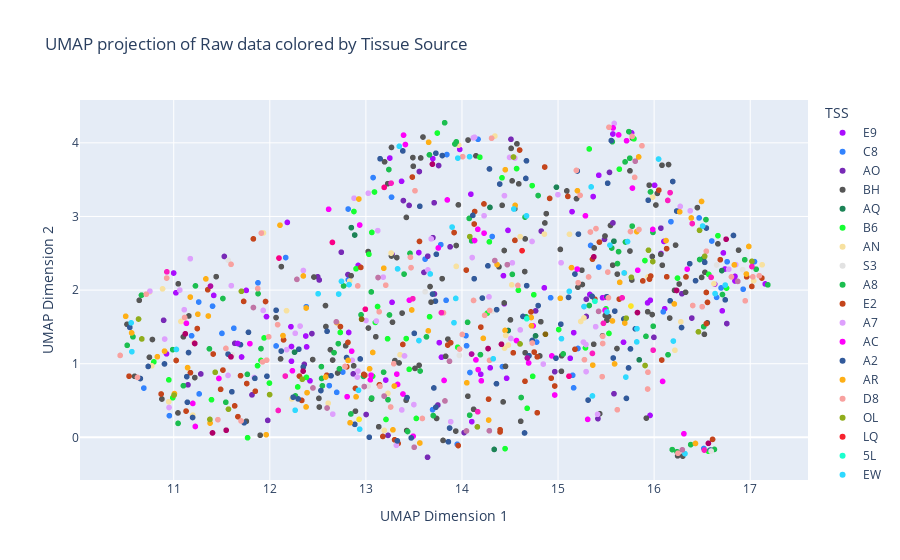

The notebook cell this image was saved under:
### Markdown cell above
# UMAP of raw data

### Code cell
# Scale the data
scaler = StandardScaler()
gene_expression_scaled = scaler.fit_transform(raw_counts_df_primary)

# Perform UMAP
umap_reducer = umap.UMAP(n_components=2, random_state=42)
umap_embedding = umap_reducer.fit_transform(gene_expression_scaled)

# Prepare a dataframe for visualization
primary = raw_counts_df[raw_counts_df['Sample Type'] == 'Primary Tumor']
umap_df_primary = pd.DataFrame(umap_embedding, columns=['UMAP1', 'UMAP2'])
umap_df_primary['Sample ID'] = primary['Sample ID']  # Add Sample ID back for labeling
umap_df_primary['Sample Type'] = primary['Sample Type']
umap_df_primary['TSS'] = umap_df_primary['Sample ID'].str.split('-').str[1]

# Create a unique color map for the 40 classes
unique_classes = umap_df_primary['TSS'].unique()
custom_color_map = {cls: px.colors.qualitative.Alphabet[i % len(px.colors.qualitative.Alphabet)] 
                    for i, cls in enumerate(unique_classes)}

### Figure 1 — Plotly figure (JSON) as saved in the notebook; plotly's stock layout.template omitted (floating-point values rounded to 4 significant figures; data arrays with more than 128 entries replaced by an {"elided": "..."} marker saying what was removed)
{"data": [{"hovertemplate": "TSS=E9<br>UMAP Dimension 1=%{x}<br>UMAP Dimension 2=%{y}<extra></extra>", "legendgroup": "E9", "marker": {"color": "#AA0DFE", "symbol": "circle"}, "mode": "markers", "name": "E9", "showlegend": true, "type": "scattergl", "x": [12.37, 15.46, 13.79, 10.92, 15.96, 16.11, 13.55, 16.74, 15.42, 13.7, 15.57, 11.02, 12.42, 13.25, 14.43, 16.07, 11.75, 15.15, 11.42, 16.63, 14.09, 15.37, 14.44, 12.23, 12.23, 16.1, 14.86, 14.2, 12.18, 15.93, 15.96, 11.97, 12.38, 14.46, 13.21, 13.76, 12.92, 11.71, 15.13, 15.76, 14.1, 16.0, 16.84, 11.0, 17.16, 13.98, 12.22, 14.29, 16.72, 15.68, 15.33, 12.82, 13.37, 16.71, 16.84], "xaxis": "x", "y": [1.376, 1.896, 1.089, 1.134, 1.862, 1.746, 2.51, 2.286, 3.56, 3.786, 4.12, 1.963, 0.768, 3.793, 2.196, 2.497, 1.996, 3.065, 1.928, 2.081, 3.303, 3.27, 1.815, 1.034, 1.234, 2.661, 2.031, 0.8565, 2.919, 1.826, 0.2978, 1.64, 1.229, 0.8027, 0.778, 1.286, 2.335, 1.091, 1.074, 4.136, 0.213, 3.424, 2.186, 2.232, 2.084, 3.911, 1.503, 0.9444, 2.505, 1.292, 1.94, 1.424, 3.478, 1.718, 2.124], "yaxis": "y"}, {"hovertemplate": "TSS=C8<br>UMAP Dimension 1=%{x}<br>UMAP Dimension 2=%{y}<extra></extra>", "legendgroup": "C8", "marker": {"color": "#3283FE", "symbol": "circle"}, "mode": "markers", "name": "C8", "showlegend": true, "type": "scattergl", "x": [12.07, 12.76, 16.47, 15.21, 16.52, 14.78, 15.42, 12.7, 16.93, 11.88, 13.08, 12.38, 14.05, 13.83, 12.82, 13.78, 11.4, 11.26, 12.17, 10.95, 13.84, 16.65, 12.62, 10.69, 14.31, 11.26, 11.5, 14.04, 15.15, 16.76, 11.63, 13.69, 12.82, 16.09, 15.16, 14.17, 14.92, 14.42, 15.34, 16.6, 13.62, 17.04, 16.7, 13.95, 13.27, 11.19, 16.17], "xaxis": "x", "y": [1.241, 0.887, 2.98, 1.207, -0.1515, 1.294, 2.312, 0.6111, 2.012, 2.099, 3.528, 1.774, 1.244, 1.861, 3.101, 2.617, 1.782, 0.5901, 2.442, 0.2943, 3.841, 1.901, 0.7024, 0.6688, 2.727, 1.838, 1.412, 1.381, 0.8431, 2.385, 1.482, 0.3756, 2.141, 1.705, 0.6726, 4.048, 1.897, 0.9612, 2.606, 2.667, 2.421, 2.387, 2.029, -0.09416, 3.262, 1.38, 2.93], "yaxis": "y"}, {"hovertemplate": "TSS=AO<br>UMAP Dimension 1=%{x}<br>UMAP Dimension 2=%{y}<extra></extra>", "legendgroup": "AO", "marker": {"color": "#782AB6", "symbol": "circle"}, "mode": "markers", "name": "AO", "showlegend": true, "type": "scattergl", "x": [14.02, 14.51, 12.44, 14.77, 13.88, 12.5, 15.29, 13.64, 11.98, 16.76, 11.15, 15.48, 13.76, 16.29, 12.87, 16.0, 15.29, 11.81, 15.54, 15.58, 15.42, 13.0, 13.56, 12.74, 16.07, 10.89, 13.39, 13.71, 13.23, 14.97, 13.75, 14.83, 13.27, 13.6, 13.71, 13.45, 11.64, 12.36, 11.28, 12.81, 13.7, 12.51, 13.64, 11.53], "xaxis": "x", "y": [0.06409, 4.048, 1.409, 1.717, 2.587, 2.18, 1.642, 2.461, 0.2304, 1.546, 0.7132, 2.689, 3.692, 1.951, 0.8622, 1.358, 1.876, 0.577, 3.598, 0.5925, 0.2538, 0.3105, 3.61, 2.514, 2.841, 1.59, 3.216, 1.947, 0.02658, 0.8918, 0.439, 2.801, 2.485, 2.24, 3.186, 3.15, 1.277, 0.9915, 0.8609, 2.211, 2.712, 2.138, -0.2703, 2.457], "yaxis": "y"}, {"hovertemplate": "TSS=BH<br>UMAP Dimension 1=%{x}<br>UMAP Dimension 2=%{y}<extra></extra>", "legendgroup": "BH", "marker": {"color": "#565656", "symbol": "circle"}, "mode": "markers", "name": "BH", "showlegend": true, "type": "scattergl", "x": {"elided": "135 float values"}, "xaxis": "x", "y": {"elided": "135 float values"}, "yaxis": "y"}, {"hovertemplate": "TSS=AQ<br>UMAP Dimension 1=%{x}<br>UMAP Dimension 2=%{y}<extra></extra>", "legendgroup": "AQ", "marker": {"color": "#1C8356", "symbol": "circle"}, "mode": "markers", "name": "AQ", "showlegend": true, "type": "scattergl", "x": [14.77, 14.29, 14.48, 16.7, 14.98, 14.34, 15.84, 16.52], "xaxis": "x", "y": [1.378, 3.123, 1.451, 2.265, 3.398, -0.1642, 1.053, 2.435], "yaxis": "y"}, {"hovertemplate": "TSS=B6<br>UMAP Dimension 1=%{x}<br>UMAP Dimension 2=%{y}<extra></extra>", "legendgroup": "B6", "marker": {"color": "#16FF32", "symbol": "circle"}, "mode": "markers", "name": "B6", "showlegend": true, "type": "scattergl", "x": [12.88, 13.23, 14.57, 12.9, 11.77, 11.87, 14.73, 10.99, 13.06, 13.09, 14.68, 11.39, 16.57, 10.79, 14.42, 13.03, 16.56, 14.19, 14.74, 14.29, 13.52, 13.42, 16.24, 15.29, 15.64, 15.9, 13.07, 15.5, 13.45, 11.91, 15.32, 16.66, 15.01, 12.0, 13.96, 14.45, 10.95, 13.74, 13.12, 13.1, 11.94, 14.75, 12.29, 15.79, 14.26, 14.59, 16.75, 12.38, 12.73, 13.66, 15.53], "xaxis": "x", "y": [3.068, 1.339, 3.65, 2.29, -0.005443, 0.9733, 3.419, 0.5379, 2.783, 3.332, 0.395, 0.5112, 2.213, 1.025, 3.525, 2.487, -0.188, 3.805, 0.8286, 2.656, 0.257, 1.341, 2.163, 1.215, 3.642, 2.401, 0.8303, 1.745, 0.9239, 1.044, 3.917, 2.739, 1.464, 0.7368, 1.224, -0.1536, 0.7806, 4.133, 1.777, 1.561, 1.35, 1.937, 0.6848, 4.054, 1.687, 1.997, 2.027, 0.8141, 1.424, 1.638, 1.411], "yaxis": "y"}, {"hovertemplate": "TSS=AN<br>UMAP Dimension 1=%{x}<br>UMAP Dimension 2=%{y}<extra></extra>", "legendgroup": "AN", "marker": {"color": "#F7E1A0", "symbol": "circle"}, "mode": "markers", "name": "AN", "showlegend": true, "type": "scattergl", "x": [13.26, 15.12, 13.97, 13.19, 14.52, 10.95, 15.94, 10.75, 16.62, 17.04, 14.44, 11.07, 15.24, 12.23, 10.88, 15.27, 14.86, 11.93, 12.83, 14.34, 14.61, 14.48, 13.36, 12.61, 12.17, 13.23, 16.28, 17.12, 11.2, 15.98, 16.22, 10.77, 13.94], "xaxis": "x", "y": [2.503, 2.759, 3.969, 0.09374, 2.071, 0.4836, 2.179, 1.975, 2.086, 2.126, 1.211, 1.574, 1.574, 0.522, 2.017, 1.622, 2.761, 2.776, 2.123, 4.092, 2.726, 1.254, 1.121, 0.4636, 1.72, 0.5967, 1.57, 2.344, 0.3017, 3.262, 1.183, 0.9718, 2.322], "yaxis": "y"}, {"hovertemplate": "TSS=S3<br>UMAP Dimension 1=%{x}<br>UMAP Dimension 2=%{y}<extra></extra>", "legendgroup": "S3", "marker": {"color": "#E2E2E2", "symbol": "circle"}, "mode": "markers", "name": "S3", "showlegend": true, "type": "scattergl", "x": [13.97, 16.65, 14.32, 13.62, 16.92, 13.02, 11.61, 11.57], "xaxis": "x", "y": [1.113, 2.341, 1.713, 1.977, 2.278, 0.6955, 1.12, 2.406], "yaxis": "y"}, {"hovertemplate": "TSS=A8<br>UMAP Dimension 1=%{x}<br>UMAP Dimension 2=%{y}<extra></extra>", "legendgroup": "A8", "marker": {"color": "#1CBE4F", "symbol": "circle"}, "mode": "markers", "name": "A8", "showlegend": true, "type": "scattergl", "x": [14.06, 14.62, 15.63, 16.47, 11.91, 11.88, 14.08, 15.91, 13.24, 12.97, 15.99, 14.08, 13.93, 12.27, 12.54, 16.38, 11.23, 12.67, 10.66, 12.95, 10.99, 13.66, 16.24, 15.75, 12.55, 15.56, 13.06, 11.54, 13.94, 17.06, 14.52, 11.77, 12.84, 10.52, 12.77, 14.79, 15.77, 13.56, 13.06, 15.96, 12.71, 15.99, 13.63, 12.54, 15.05, 14.66, 16.54, 13.7, 14.67, 15.7, 16.71, 14.19, 12.72, 10.58, 11.51, 16.19, 13.46, 15.7, 13.23, 16.63, 13.18, 13.82, 15.74, 16.94, 11.1, 13.4, 15.32, 13.25, 16.52, 11.05, 17.18, 16.14, 15.56, 14.1, 11.37, 13.43], "xaxis": "x", "y": [1.562, 0.541, 2.522, 2.415, 1.205, 1.952, 0.3013, 1.372, 3.638, 0.8284, 2.783, 2.974, 3.984, 0.5626, 0.9608, -0.09859, 2.057, 1.15, 1.931, 1.664, 1.192, 3.837, -0.1954, 3.791, 0.7004, 4.016, 0.5335, 0.4767, 4.013, 2.284, 2.214, 0.8557, 0.3177, 1.25, 2.056, 3.284, 2.869, 0.9012, 1.975, 3.333, 1.273, 1.509, 1.365, 0.7999, 1.133, 2.992, 2.957, 0.2957, 1.636, 3.741, 1.94, 1.124, 0.9318, 1.366, 1.886, -0.1669, 2.499, 2.653, 0.511, -0.1637, 0.8849, 4.273, 4.152, 2.412, 0.7013, 2.218, 1.791, 1.662, 1.503, 0.1897, 2.071, 1.122, 2.571, 2.669, 1.202, 0.07949], "yaxis": "y"}, {"hovertemplate": "TSS=E2<br>UMAP Dimension 1=%{x}<br>UMAP Dimension 2=%{y}<extra></extra>", "legendgroup": "E2", "marker": {"color": "#C4451C", "symbol": "circle"}, "mode": "markers", "name": "E2", "showlegend": true, "type": "scattergl", "x": [10.87, 14.72, 14.13, 13.18, 16.33, 16.56, 16.13, 16.61, 16.96, 14.55, 11.13, 13.14, 17.02, 11.03, 11.67, 12.98, 14.04, 15.64, 16.13, 12.59, 12.95, 14.78, 14.4, 11.83, 11.73, 13.85, 12.33, 12.8, 14.28, 14.93, 16.69, 14.78, 13.34, 17.12, 11.85, 14.13, 11.24, 11.41, 16.54, 15.18, 13.3, 15.95, 11.7, 15.38, 12.74, 15.96, 13.88, 11.35, 14.6, 12.99, 15.36, 11.76, 15.43, 11.17, 14.66, 13.92, 12.89, 12.81, 14.4, 12.14, 12.31, 14.97, 15.1, 14.75, 13.96, 15.88, 11.63, 13.38, 11.49, 11.51, 16.54, 16.05, 10.54, 14.91, 14.2, 14.23, 16.08, 11.96, 14.86, 14.53, 13.48], "xaxis": "x", "y": [0.5887, 1.704, 3.067, 0.01191, 2.179, 1.833, 2.181, -0.0275, 2.18, 2.676, 0.3566, 0.714, 2.05, 1.044, 0.281, 0.8558, 2.272, 1.877, 2.563, 0.8436, 2.308, 0.334, 0.1033, 2.696, 1.846, 1.253, 0.5017, 0.9586, 0.5189, 0.8037, 2.413, 1.094, -0.08319, 2.164, 0.6265, 2.898, 1.478, 1.132, 1.968, 1.196, -0.03319, 2.149, 0.8375, 1.876, 1.504, 2.191, 1.284, 2.005, 3.902, 0.8437, 2.42, 0.7312, 2.652, 0.8781, 0.7621, 2.781, 0.6648, 1.29, 0.07327, 1.324, 0.8318, 0.6973, 3.272, 1.158, -0.1117, 2.125, 0.4276, 1.262, 0.6519, 0.9136, 1.545, 3.357, 0.8309, 3.245, 1.497, 3.17, 1.05, 1.845, 3.671, 1.148, 3.535], "yaxis": "y"}, {"hovertemplate": "TSS=A7<br>UMAP Dimension 1=%{x}<br>UMAP Dimension 2=%{y}<extra></extra>", "legendgroup": "A7", "marker": {"color": "#DEA0FD", "symbol": "circle"}, "mode": "markers", "name": "A7", "showlegend": true, "type": "scattergl", "x": [15.29, 11.84, 13.18, 14.28, 12.91, 15.26, 15.03, 12.66, 14.13, 15.41, 13.5, 15.29, 11.06, 11.93, 14.85, 11.17, 14.44, 14.61, 14.52, 13.68, 14.51, 13.88, 14.11, 12.92, 10.95, 14.55, 16.78, 14.23, 13.37, 16.85, 10.75, 13.65, 13.12, 14.12, 11.11, 12.35, 14.73, 13.11, 13.02, 12.26, 14.5, 12.32, 13.4, 15.0, 15.39, 15.58, 10.91, 16.38, 12.88, 12.18, 12.86, 13.0, 11.57, 13.32, 11.6], "xaxis": "x", "y": [1.261, 0.8126, 2.176, 1.908, 0.8183, 1.293, 2.371, 0.3154, 4.076, 0.3131, 0.4449, 0.8926, 2.0, 1.724, 0.9951, 2.427, 3.283, 1.459, 2.371, 2.696, 1.343, 0.2122, 2.442, 0.9003, 0.4055, 3.794, 2.284, 3.01, 0.3724, 2.345, 1.986, 2.274, 2.808, 4.068, 1.734, 2.266, 2.66, 1.579, 3.316, 1.414, 3.802, 1.511, 1.106, 3.297, 1.503, 4.263, 1.335, 3.077, 3.248, 1.191, 1.046, 1.587, 0.8409, -0.1083, 2.06], "yaxis": "y"}, {"hovertemplate": "TSS=AC<br>UMAP Dimension 1=%{x}<br>UMAP Dimension 2=%{y}<extra></extra>", "legendgroup": "AC", "marker": {"color": "#FE00FA", "symbol": "circle"}, "mode": "markers", "name": "AC", "showlegend": true, "type": "scattergl", "x": [12.24, 13.33, 15.63, 14.74, 11.47, 13.81, 14.16, 11.2, 13.05, 13.75, 14.2, 14.69, 16.31, 14.57, 15.83, 15.57, 13.05, 16.09, 12.8, 11.22, 13.39, 13.45, 13.32, 11.79, 15.31, 12.85, 15.71, 14.97, 15.99, 11.13, 15.77, 16.34, 13.39, 12.61, 14.17, 14.15, 14.23, 13.85, 15.28, 13.41, 15.2, 15.49, 14.93, 14.13, 15.5, 13.49, 12.94], "xaxis": "x", "y": [0.9043, 0.7186, 4.108, 1.514, 0.7997, 0.7728, 2.825, 0.4605, 0.782, 2.572, 0.768, 1.01, 0.04894, 1.314, 2.27, 4.202, 0.8447, 0.7596, 0.552, 0.1476, 0.5886, 1.863, 0.8589, 1.272, 0.2443, 1.17, 4.028, 0.5751, 2.824, 1.548, 3.385, 2.284, 4.105, 3.098, 0.9198, 1.052, 2.773, 3.225, 3.009, 3.977, 2.285, 1.726, 1.106, 2.674, 1.902, 0.01556, 2.884], "yaxis": "y"}, {"hovertemplate": "TSS=A2<br>UMAP Dimension 1=%{x}<br>UMAP Dimension 2=%{y}<extra></extra>", "legendgroup": "A2", "marker": {"color": "#325A9B", "symbol": "circle"}, "mode": "markers", "name": "A2", "showlegend": true, "type": "scattergl", "x": [10.9, 15.71, 16.43, 15.8, 15.75, 11.61, 12.8, 14.29, 14.36, 12.6, 13.33, 15.68, 14.65, 13.69, 15.03, 12.24, 15.55, 11.15, 15.59, 15.11, 10.73, 10.65, 12.64, 12.94, 13.43, 14.63, 16.37, 16.17, 13.5, 15.51, 11.84, 14.73, 11.2, 13.04, 16.23, 12.3, 12.07, 11.69, 12.12, 12.53, 14.36, 13.47, 14.13, 15.18, 15.2, 13.71, 14.66, 13.73, 11.14, 16.29, 15.94, 15.21, 13.73, 14.39, 13.15, 14.79, 16.54, 15.35, 13.38, 16.53, 14.27, 13.73, 11.57, 11.73, 15.52, 15.73, 15.57, 16.74, 16.59, 16.19, 11.14, 12.88, 11.78, 11.97, 13.56, 15.31, 12.35, 14.21, 14.98, 13.86, 13.87, 14.67, 13.72, 14.67, 10.54, 14.11, 12.3, 16.83, 13.8, 14.7], "xaxis": "x", "y": [0.997, 0.5296, 2.128, 1.474, 1.201, 0.619, 1.084, 3.645, 1.734, 1.441, -0.04827, 1.608, 0.05953, 1.946, 1.537, 0.5449, 4.031, 1.152, 1.715, 1.901, 0.963, 0.799, 0.8367, 1.065, 0.54, 1.642, 2.359, 1.855, 1.412, 1.91, 0.8014, 1.316, 0.2694, 0.001909, 3.074, 1.197, 1.726, 1.259, 1.172, 0.6355, 0.7284, -0.007578, 2.155, 2.218, 3.618, 0.6706, 3.516, 3.858, 0.8244, 1.492, 3.221, 2.76, 0.4088, 3.44, 3.784, 1.79, 2.843, 1.915, 3.89, 2.377, 2.329, 2.486, 1.13, 0.1977, 3.452, 0.943, 1.078, 1.868, -0.1723, 3.475, 0.4762, 0.1766, 1.427, 0.8302, 3.138, 0.506, 0.9549, 1.891, 1.076, -0.06006, 0.1261, 2.06, 1.85, 3.755, 1.494, 3.015, 0.522, 2.742, 3.827, 1.108], "yaxis": "y"}, {"hovertemplate": "TSS=AR<br>UMAP Dimension 1=%{x}<br>UMAP Dimension 2=%{y}<extra></extra>", "legendgroup": "AR", "marker": {"color": "#FEAF16", "symbol": "circle"}, "mode": "markers", "name": "AR", "showlegend": true, "type": "scattergl", "x": [12.93, 15.82, 10.56, 11.96, 13.56, 13.48, 12.7, 12.11, 15.36, 16.39, 10.83, 12.14, 15.2, 15.84, 12.9, 13.04, 13.07, 13.65, 16.43, 15.02, 15.57, 14.22, 15.69, 14.45, 13.3, 13.65, 14.55, 16.96, 15.14, 14.28, 10.5, 12.84, 14.37, 11.33, 15.59, 12.39, 13.19, 11.14, 12.38, 15.69, 16.83, 14.72, 11.38, 14.45, 14.05, 15.64, 16.12, 12.58, 11.17, 16.99, 16.21, 12.81, 12.35, 11.25, 14.72, 10.9, 12.38, 11.01, 16.27, 13.28, 11.36, 16.49], "xaxis": "x", "y": [3.237, 2.794, 1.419, 0.03529, -0.07676, 1.73, 1.559, 2.882, 0.9808, 2.98, 1.095, 1.382, 3.349, 3.808, 0.5505, 0.9312, 1.153, 1.447, -0.08307, 1.888, 1.581, 1.344, 1.553, 3.635, 0.6969, 4.008, 3.151, 2.218, 2.305, 0.2348, 1.645, 0.1978, 2.347, 2.152, 0.9973, 0.6065, 2.297, 0.947, 0.4129, 2.232, 2.342, 1.627, 0.1936, 1.452, 0.7408, 2.105, 2.672, 0.8187, 1.905, 2.593, 1.812, 1.044, 2.192, 1.672, 1.516, 1.171, 1.757, 0.5941, 3.063, 0.1018, 1.648, 3.204], "yaxis": "y"}, {"hovertemplate": "TSS=D8<br>UMAP Dimension 1=%{x}<br>UMAP Dimension 2=%{y}<extra></extra>", "legendgroup": "D8", "marker": {"color": "#F8A19F", "symbol": "circle"}, "mode": "markers", "name": "D8", "showlegend": true, "type": "scattergl", "x": [16.5, 14.24, 15.8, 15.52, 16.25, 13.29, 11.97, 12.08, 16.54, 10.93, 13.81, 11.87, 10.71, 15.19, 11.99, 16.4, 14.12, 15.77, 13.15, 11.7, 16.95, 13.21, 11.6, 11.54, 13.59, 15.39, 15.32, 15.87, 11.91, 13.98, 17.09, 12.92, 10.44, 17.03, 14.29, 13.51, 14.01, 16.8, 14.73, 11.46, 14.58, 13.46, 11.21, 15.84, 15.27, 10.62, 15.94, 15.52, 15.75, 15.53, 15.93, 11.11, 14.31, 15.23, 15.46, 14.29, 12.78, 11.92, 13.26, 13.47, 15.62, 15.21, 15.46, 15.46, 14.0, 15.34, 13.14], "xaxis": "x", "y": [1.774, 1.657, 3.531, 1.896, -0.2156, 1.0, 1.049, 1.531, 2.528, 2.163, 1.691, 2.021, 1.944, 3.626, 1.366, 1.791, 1.859, 4.088, 0.6932, 0.2231, 1.854, 2.067, 2.35, 1.208, 0.2563, 2.835, 2.178, 3.96, 2.774, 1.199, 2.195, 2.057, 1.113, 2.18, 1.046, 3.349, 3.812, 2.18, 1.282, 0.2399, 2.063, 2.446, 1.282, 2.823, 1.055, 0.8136, 0.8846, 2.244, 2.795, 4.212, 0.6561, 1.628, 4.063, 3.286, 0.8238, 1.723, 0.9632, 1.025, 0.4121, 2.305, 0.375, 2.1, 1.373, 1.275, 1.398, 2.789, 1.706], "yaxis": "y"}, {"hovertemplate": "TSS=OL<br>UMAP Dimension 1=%{x}<br>UMAP Dimension 2=%{y}<extra></extra>", "legendgroup": "OL", "marker": {"color": "#90AD1C", "symbol": "circle"}, "mode": "markers", "name": "OL", "showlegend": true, "type": "scattergl", "x": [12.34, 15.99, 14.08, 16.53, 11.43, 10.63, 15.94, 17.02, 16.47, 14.54, 11.0, 10.67, 11.7, 12.0, 11.57, 15.76, 14.6, 15.91, 11.38, 14.16, 15.71, 16.46], "xaxis": "x", "y": [0.7886, 2.388, 2.726, 2.459, 0.8837, 1.607, 2.542, 2.391, 2.811, 3.808, 0.5725, 1.337, 1.983, 0.5809, 0.3831, 2.173, 1.269, 0.976, 0.2439, 0.1422, 1.618, 1.433], "yaxis": "y"}, {"hovertemplate": "TSS=LQ<br>UMAP Dimension 1=%{x}<br>UMAP Dimension 2=%{y}<extra></extra>", "legendgroup": "LQ", "marker": {"color": "#F6222E", "symbol": "circle"}, "mode": "markers", "name": "LQ", "showlegend": true, "type": "scattergl", "x": [14.63], "xaxis": "x", "y": [2.536], "yaxis": "y"}, {"hovertemplate": "TSS=5L<br>UMAP Dimension 1=%{x}<br>UMAP Dimension 2=%{y}<extra></extra>", "legendgroup": "5L", "marker": {"color": "#1CFFCE", "symbol": "circle"}, "mode": "markers", "name": "5L", "showlegend": true, "type": "scattergl", "x": [14.67, 15.38], "xaxis": "x", "y": [1.611, 1.849], "yaxis": "y"}, {"hovertemplate": "TSS=EW<br>UMAP Dimension 1=%{x}<br>UMAP Dimension 2=%{y}<extra></extra>", "legendgroup": "EW", "marker": {"color": "#2ED9FF", "symbol": "circle"}, "mode": "markers", "name": "EW", "showlegend": true, "type": "scattergl", "x": [15.27, 13.96, 16.05, 13.33, 12.5, 16.63, 12.26, 10.56, 13.35, 16.5, 15.72, 16.74, 13.92, 15.82, 15.51, 15.04, 13.67, 12.82, 16.32, 13.9, 14.33, 15.69, 15.12, 13.94, 15.54, 15.34, 15.82, 12.72, 15.36, 11.03, 12.92, 15.71, 10.56, 14.54, 14.67, 16.2, 14.08, 12.94, 12.75, 13.55], "xaxis": "x", "y": [1.776, 3.792, 3.78, 2.288, 1.95, 1.953, 0.368, 1.555, 3.953, 2.87, 2.659, 2.068, 1.557, 1.476, 1.703, 1.341, 2.219, 2.075, -0.2213, 2.856, 1.067, 2.233, 1.983, 1.887, 2.61, 3.401, 1.296, 1.946, 0.5624, 1.194, 0.6391, 0.8184, 1.163, 3.101, 3.008, 1.308, 3.812, 0.1108, 2.119, 1.314], "yaxis": "y"}, {"hovertemplate": "TSS=PE<br>UMAP Dimension 1=%{x}<br>UMAP Dimension 2=%{y}<extra></extra>", "legendgroup": "PE", "marker": {"color": "#B10DA1", "symbol": "circle"}, "mode": "markers", "name": "PE", "showlegend": true, "type": "scattergl", "x": [11.38, 14.1, 14.68], "xaxis": "x", "y": [2.054, 1.131, 1.078], "yaxis": "y"}, {"hovertemplate": "TSS=GM<br>UMAP Dimension 1=%{x}<br>UMAP Dimension 2=%{y}<extra></extra>", "legendgroup": "GM", "marker": {"color": "#C075A6", "symbol": "circle"}, "mode": "markers", "name": "GM", "showlegend": true, "type": "scattergl", "x": [16.87, 12.69, 12.98, 14.34, 14.47, 16.29, 15.8, 12.28, 13.87, 13.19, 14.05, 13.5, 12.45, 13.13, 15.42, 11.83, 14.28, 12.6, 13.82], "xaxis": "x", "y": [2.119, 1.569, 0.6898, 2.401, 2.345, -0.1697, 3.751, 2.145, 1.034, 0.561, 0.08668, -0.1345, 0.6708, 2.171, 1.711, 1.763, 0.08948, 0.3986, 0.4946], "yaxis": "y"}, {"hovertemplate": "TSS=LL<br>UMAP Dimension 1=%{x}<br>UMAP Dimension 2=%{y}<extra></extra>", "legendgroup": "LL", "marker": {"color": "#FC1CBF", "symbol": "circle"}, "mode": "markers", "name": "LL", "showlegend": true, "type": "scattergl", "x": [12.16, 16.52, 15.36, 13.49, 14.16, 12.09, 15.99, 16.17, 16.59, 13.26, 16.14, 15.67, 16.4, 17.02, 13.79, 10.93, 15.47], "xaxis": "x", "y": [0.8322, -0.1731, 1.14, 1.883, 0.3474, 0.3652, 1.184, 3.323, 2.173, 3.452, 3.218, 1.895, 2.903, 2.32, 1.693, 2.248, 1.549], "yaxis": "y"}, {"hovertemplate": "TSS=A1<br>UMAP Dimension 1=%{x}<br>UMAP Dimension 2=%{y}<extra></extra>", "legendgroup": "A1", "marker": {"color": "#B00068", "symbol": "circle"}, "mode": "markers", "name": "A1", "showlegend": true, "type": "scattergl", "x": [12.35, 16.56, 14.27, 11.4, 11.6, 15.37, 14.41, 11.12, 11.22, 15.83, 11.55, 16.23, 16.75, 13.69], "xaxis": "x", "y": [0.8996, -0.08114, 1.206, 0.05984, 1.093, 2.452, 1.265, 1.406, 1.275, 1.695, 0.09655, 1.995, 2.691, 3.71], "yaxis": "y"}, {"hovertemplate": "TSS=XX<br>UMAP Dimension 1=%{x}<br>UMAP Dimension 2=%{y}<extra></extra>", "legendgroup": "XX", "marker": {"color": "#FBE426", "symbol": "circle"}, "mode": "markers", "name": "XX", "showlegend": true, "type": "scattergl", "x": [12.93, 15.76], "xaxis": "x", "y": [0.244, 1.784], "yaxis": "y"}, {"hovertemplate": "TSS=LD<br>UMAP Dimension 1=%{x}<br>UMAP Dimension 2=%{y}<extra></extra>", "legendgroup": "LD", "marker": {"color": "#FA0087", "symbol": "circle"}, "mode": "markers", "name": "LD", "showlegend": true, "type": "scattergl", "x": [13.19, 12.1, 15.11, 12.99, 12.65], "xaxis": "x", "y": [3.395, 2.435, 0.8302, 1.74, 2.648], "yaxis": "y"}, {"hovertemplate": "TSS=PL<br>UMAP Dimension 1=%{x}<br>UMAP Dimension 2=%{y}<extra></extra>", "legendgroup": "PL", "marker": {"color": "#AA0DFE", "symbol": "circle"}, "mode": "markers", "name": "PL", "showlegend": true, "type": "scattergl", "x": [15.16, 14.48, 11.67, 13.27], "xaxis": "x", "y": [1.422, 2.811, 1.275, 1.834], "yaxis": "y"}, {"hovertemplate": "TSS=5T<br>UMAP Dimension 1=%{x}<br>UMAP Dimension 2=%{y}<extra></extra>", "legendgroup": "5T", "marker": {"color": "#3283FE", "symbol": "circle"}, "mode": "markers", "name": "5T", "showlegend": true, "type": "scattergl", "x": [14.08], "xaxis": "x", "y": [0.8809], "yaxis": "y"}, {"hovertemplate": "TSS=WT<br>UMAP Dimension 1=%{x}<br>UMAP Dimension 2=%{y}<extra></extra>", "legendgroup": "WT", "marker": {"color": "#85660D", "symbol": "circle"}, "mode": "markers", "name": "WT", "showlegend": true, "type": "scattergl", "x": [14.87, 12.96], "xaxis": "x", "y": [1.4, 1.605], "yaxis": "y"}, {"hovertemplate": "TSS=Z7<br>UMAP Dimension 1=%{x}<br>UMAP Dimension 2=%{y}<extra></extra>", "legendgroup": "Z7", "marker": {"color": "#782AB6", "symbol": "circle"}, "mode": "markers", "name": "Z7", "showlegend": true, "type": "scattergl", "x": [15.57, 16.39], "xaxis": "x", "y": [2.913, 1.62], "yaxis": "y"}, {"hovertemplate": "TSS=GI<br>UMAP Dimension 1=%{x}<br>UMAP Dimension 2=%{y}<extra></extra>", "legendgroup": "GI", "marker": {"color": "#565656", "symbol": "circle"}, "mode": "markers", "name": "GI", "showlegend": true, "type": "scattergl", "x": [13.35, 13.68], "xaxis": "x", "y": [1.01, 1.837], "yaxis": "y"}, {"hovertemplate": "TSS=3C<br>UMAP Dimension 1=%{x}<br>UMAP Dimension 2=%{y}<extra></extra>", "legendgroup": "3C", "marker": {"color": "#1C8356", "symbol": "circle"}, "mode": "markers", "name": "3C", "showlegend": true, "type": "scattergl", "x": [12.88, 12.26, 12.85, 15.58], "xaxis": "x", "y": [2.748, 1.157, 2.848, 2.664], "yaxis": "y"}, {"hovertemplate": "TSS=HN<br>UMAP Dimension 1=%{x}<br>UMAP Dimension 2=%{y}<extra></extra>", "legendgroup": "HN", "marker": {"color": "#16FF32", "symbol": "circle"}, "mode": "markers", "name": "HN", "showlegend": true, "type": "scattergl", "x": [13.21], "xaxis": "x", "y": [0.2429], "yaxis": "y"}, {"hovertemplate": "TSS=UU<br>UMAP Dimension 1=%{x}<br>UMAP Dimension 2=%{y}<extra></extra>", "legendgroup": "UU", "marker": {"color": "#F7E1A0", "symbol": "circle"}, "mode": "markers", "name": "UU", "showlegend": true, "type": "scattergl", "x": [14.46], "xaxis": "x", "y": [1.385], "yaxis": "y"}, {"hovertemplate": "TSS=UL<br>UMAP Dimension 1=%{x}<br>UMAP Dimension 2=%{y}<extra></extra>", "legendgroup": "UL", "marker": {"color": "#E2E2E2", "symbol": "circle"}, "mode": "markers", "name": "UL", "showlegend": true, "type": "scattergl", "x": [16.59], "xaxis": "x", "y": [-0.1857], "yaxis": "y"}, {"hovertemplate": "TSS=W8<br>UMAP Dimension 1=%{x}<br>UMAP Dimension 2=%{y}<extra></extra>", "legendgroup": "W8", "marker": {"color": "#1CBE4F", "symbol": "circle"}, "mode": "markers", "name": "W8", "showlegend": true, "type": "scattergl", "x": [15.62], "xaxis": "x", "y": [2.36], "yaxis": "y"}, {"hovertemplate": "TSS=4H<br>UMAP Dimension 1=%{x}<br>UMAP Dimension 2=%{y}<extra></extra>", "legendgroup": "4H", "marker": {"color": "#C4451C", "symbol": "circle"}, "mode": "markers", "name": "4H", "showlegend": true, "type": "scattergl", "x": [13.56], "xaxis": "x", "y": [2.661], "yaxis": "y"}, {"hovertemplate": "TSS=V7<br>UMAP Dimension 1=%{x}<br>UMAP Dimension 2=%{y}<extra></extra>", "legendgroup": "V7", "marker": {"color": "#DEA0FD", "symbol": "circle"}, "mode": "markers", "name": "V7", "showlegend": true, "type": "scattergl", "x": [16.27], "xaxis": "x", "y": [3.137], "yaxis": "y"}], "layout": {"legend": {"title": {"text": "TSS"}, "tracegroupgap": 0}, "title": {"text": "UMAP projection of Raw data colored by Tissue Source"}, "xaxis": {"anchor": "y", "domain": [0, 1], "title": {"text": "UMAP Dimension 1"}}, "yaxis": {"anchor": "x", "domain": [0, 1], "title": {"text": "UMAP Dimension 2"}}}}
